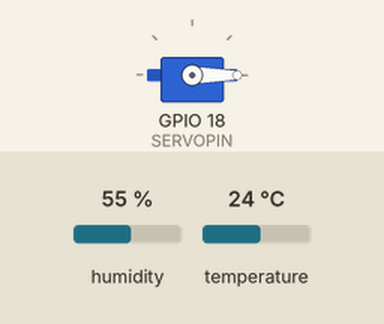
Bench run of a sketch on a simulated ESP32. On the bench: servo. Inputs (shaded band) come from the test bench; at power-on: temperature 24 °C, humidity 55 %. WiFi joins after 1.5 s; servers stay silent unless stated; what the sketch prints to the serial monitor is not drawn.

Above: at 2.7 s.
2.8 s: temperature set to 26 °C
At 3.72 s:
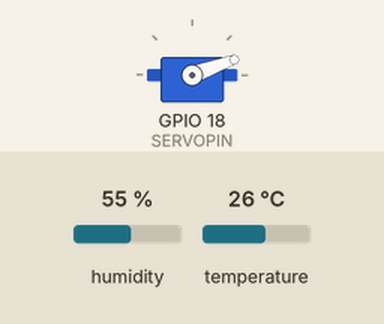
At 5.04 s:
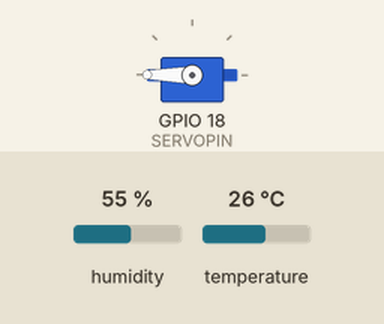
6.3 s: temperature set to 12 °C
At 7.3 s:
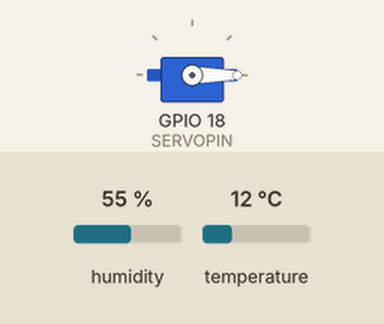
Timing chart, 0 to 9.3 s (numbered marks = the images above; inputs shaded):
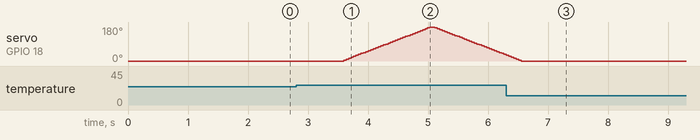

The sketch:

TempControlledFan.ino
```cpp
#include <DHT.h>
#include <ESP32Servo.h>
#include <WiFi.h>
#include <WebServer.h>

const char* ssid = "NSUT_WIFI";
const char* password = "";

WebServer server(80);

#define DHTPIN 4          // GPIO 4 for DHT11 data
#define DHTTYPE DHT11
#define SERVOPIN 18       // GPIO 18 for Servo signal

DHT dht(DHTPIN, DHTTYPE);
Servo fanServo;

const float TEMP_MIN = 25.0;
const float TEMP_MAX = 35.0;
const int MAX_DELAY = 45;
const int MIN_DELAY = 8;
const int STEP_SIZE = 5;

float currentTemp = 0.0;
String fanStatus = "IDLE";
String warningMsg = "";

void handleRoot() {
  String html = "<!DOCTYPE html><html><head><meta http-equiv='refresh' content='2'>";
  html += "<title>Smart Fan</title>";
  html += "<style>body{font-family: Arial; text-align: center; margin-top: 50px;}</style></head><body>";
  html += "<h1>Temperature Controlled Fan</h1>";
  html += "<h2>Current Temp: " + String(currentTemp, 1) + " &deg;C</h2>";
  html += "<h2>Fan Status: " + fanStatus + "</h2>";
  if (warningMsg != "") {
    html += "<h2 style='color:red;'>" + warningMsg + "</h2>";
  }
  html += "</body></html>";
  server.send(200, "text/html", html);
}

void setup() {
  Serial.begin(115200);
  dht.begin();

  ESP32PWM::allocateTimer(0);
  ESP32PWM::allocateTimer(1);
  fanServo.setPeriodHertz(50);
  fanServo.attach(SERVOPIN, 500, 2400);
  fanServo.write(0);

  WiFi.begin(ssid, password);
  Serial.print("Connecting to WiFi");
  while (WiFi.status() != WL_CONNECTED) {
    delay(500);
    Serial.print(".");
  }
  Serial.println("\nWiFi connected! IP address: ");
  Serial.println(WiFi.localIP());

  server.on("/", handleRoot);
  server.begin();
}

void loop() {
  server.handleClient();

  float temp = dht.readTemperature();
  if (isnan(temp)) {
    // delay(2000); // Replacing blocking delay
    unsigned long start = millis();
    while(millis() - start < 2000) { server.handleClient(); delay(10); }
    return;
  }
  currentTemp = temp;

  if (temp >= TEMP_MAX) {
    warningMsg = "WARNING: HIGH TEMPERATURE";
  } else if (temp >= TEMP_MIN) {
    warningMsg = "Fan is running to cool down.";
  } else {
    warningMsg = "";
  }

  if (temp >= TEMP_MIN) {
    fanStatus = "ON";
    float tempPercentage = (temp - TEMP_MIN) / (TEMP_MAX - TEMP_MIN);
    if (tempPercentage > 1.0) tempPercentage = 1.0;
    int sweepDelay = MAX_DELAY - (tempPercentage * (MAX_DELAY - MIN_DELAY));

    float totalCycleTimeMs = (360 / STEP_SIZE) * 2 * sweepDelay;
    float estimatedRPM = 60000.0 / totalCycleTimeMs;

    Serial.print("Temp: ");
    Serial.print(temp, 1);
    Serial.print(" °C | Step Delay: ");
    Serial.print(sweepDelay);
    Serial.print("ms | Fan Speed: ");
    Serial.print(estimatedRPM, 1);
    Serial.println(" RPM");

    for (int angle = 0; angle <= 180; angle += STEP_SIZE) {
      fanServo.write(angle);
      unsigned long start = millis();
      while(millis() - start < sweepDelay) { server.handleClient(); delay(1); }
    }
    for (int angle = 180; angle >= 0; angle -= STEP_SIZE) {
      fanServo.write(angle);
      unsigned long start = millis();
      while(millis() - start < sweepDelay) { server.handleClient(); delay(1); }
    }
  } else {
    fanServo.write(0);
    fanStatus = "IDLE";
    float estimatedRPM = 0.0;

    Serial.print("Temp: ");
    Serial.print(temp, 1);
    Serial.print(" °C | Fan Status: IDLE | Speed: ");
    Serial.print(estimatedRPM, 1);
    Serial.println(" RPM");

    for(int i=0; i<20; i++){ server.handleClient(); delay(100); }
  }
}
```

Measured:
- the behaviour switches between 24 and 25 °C on temperature (found by bisection; images 0 and 1)
- after the input at 2.8 s, servo on GPIO 18 (SERVOPIN): rises from 0° to 180° in 1.4 s, then falls to 35° in 1.2 s
- after the input at 6.3 s, servo on GPIO 18 (SERVOPIN): goes on until 6.6 s, then stays 0°
